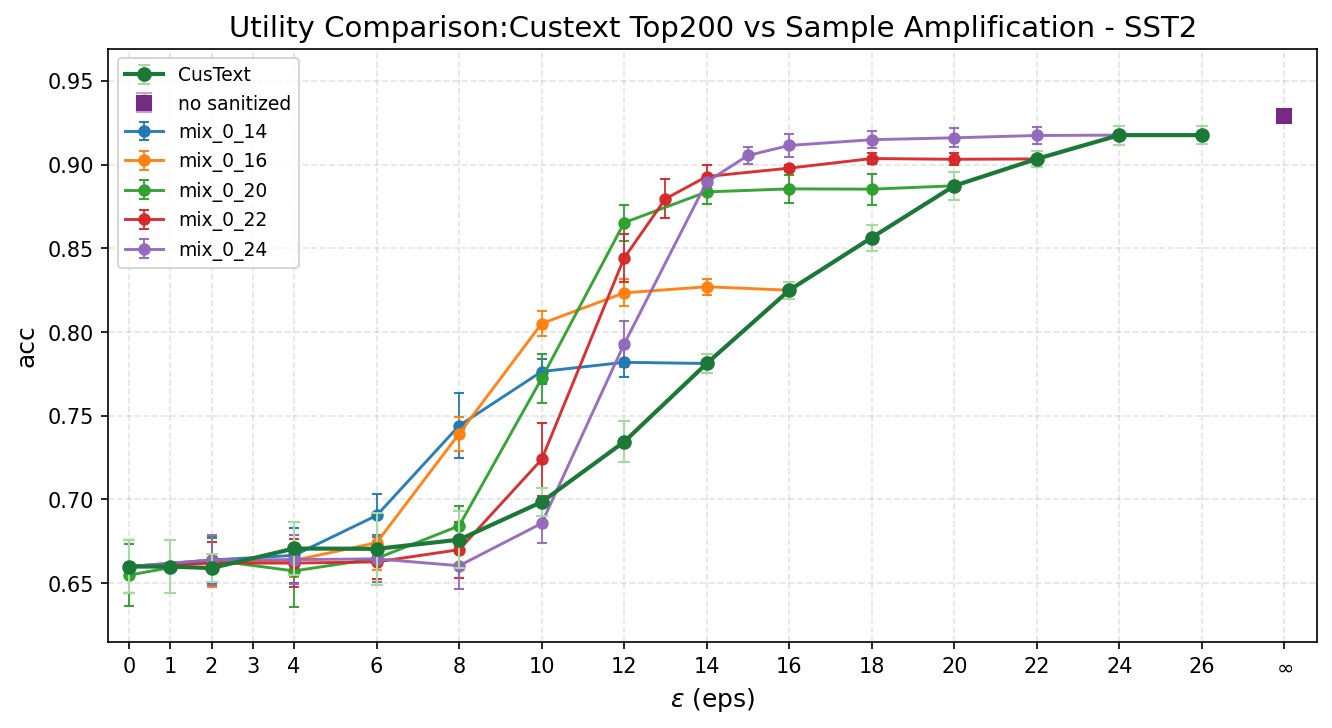

This chart was generated by the following Python code:
#!/usr/bin/env python3
# -*- coding: utf-8 -*-
"""
Custext（acc vs ε）与 mix sample amplification、无脱敏 baseline 对比图。

- 横轴：ε（CusText / mix 用 results_statistics 中的 eps；baseline 为 ∞）
- 纵轴：acc（CSV 列「平均值」，误差棒为「标准差」）
- CusText：experiment_results/results_statistics_topk_200.csv（不绘制 eps=3）
- Baseline（no sanitized）：experiment_results/results_baseline_statistics.csv（eps=inf）
- Mix：experiment_results_sa/mix_*/results_statistics_topk_200.csv（可多组）

用法:
  python3 plot_custext_vs_mix_sample_acc.py
  python3 plot_custext_vs_mix_sample_acc.py --out ./plot_custext_vs_mix_sample_acc.png
"""

import argparse
import math
import os
import re
from pathlib import Path
from typing import List, Optional

import matplotlib.pyplot as plt
import numpy as np
import pandas as pd


def _is_inf_eps(series: pd.Series) -> pd.Series:
    s = series.astype(str).str.strip().str.lower()
    mask_str = s.isin(["inf", "infinity"])
    num = pd.to_numeric(series, errors="coerce")
    arr = num.to_numpy(dtype=float, na_value=np.nan)
    mask_num = np.isinf(arr)
    return pd.Series(mask_str.to_numpy() | mask_num, index=series.index)


def _fmt_eps_num(x: float) -> str:
    if abs(x - round(x)) < 1e-9:
        return str(int(round(x)))
    return str(x)


def mix_folder_to_label(folder_name: str) -> str:
    """mix_0.0_14.0_topk_20 -> mix_0_14。"""
    m = re.match(r"^mix_([\d.]+)_([\d.]+)", folder_name)
    if not m:
        return folder_name
    lo, hi = float(m.group(1)), float(m.group(2))
    return f"mix_{_fmt_eps_num(lo)}_{_fmt_eps_num(hi)}"


def discover_mix_csvs(mixed_root: Path) -> List[Path]:
    paths = sorted(mixed_root.glob("mix_*/results_statistics_topk_200.csv"))
    return [p for p in paths if p.is_file()]


def load_stats_csv(path: Path) -> pd.DataFrame:
    df = pd.read_csv(path)
    req = {"eps", "平均值", "标准差"}
    if not req.issubset(df.columns):
        raise SystemExit(f"{path} 需包含列: {req}")
    return df


DEFAULT_FINITE_XTICKS = (0, 1, 2, 3, 4, 6, 8, 10, 12, 14, 16, 18, 20)


def main():
    root = Path(os.path.dirname(os.path.abspath(__file__)))
    parser = argparse.ArgumentParser(description="Custext vs mix sample: acc vs eps")
    parser.add_argument(
        "--custext",
        type=str,
        default=str(root / "experiment_results" / "results_statistics_topk_200.csv"),
        help="CusText 统计 CSV",
    )
    parser.add_argument(
        "--baseline",
        type=str,
        default=str(root / "experiment_results" / "results_baseline_statistics.csv"),
        help="无脱敏 baseline 统计 CSV（eps=inf）",
    )
    parser.add_argument(
        "--mixed-root",
        type=str,
        default=str(root / "experiment_results_sa"),
        help="含 mix_* 子目录的根路径",
    )
    parser.add_argument(
        "--mix-csv",
        type=str,
        nargs="*",
        default=None,
        help="显式指定若干 results_statistics_topk_20.csv；默认扫描 mixed-root",
    )
    parser.add_argument(
        "--out",
        type=str,
        default=str(root / "plot_custext_vs_mix_sample_acc.png"),
        help="输出图片路径",
    )
    parser.add_argument("--no-baseline", action="store_true", help="不画 no sanitized 点")
    parser.add_argument("--no-errorbar", action="store_true", help="不画标准差误差棒")
    args = parser.parse_args()

    custext_path = Path(args.custext).resolve()
    if not custext_path.is_file():
        raise SystemExit(f"未找到 CusText 统计文件: {custext_path}")

    df_c = load_stats_csv(custext_path)
    inf_m = _is_inf_eps(df_c["eps"])
    df_cf = df_c[~inf_m].copy()
    # CusText 曲线不展示 eps=3（与 mix 等设置对齐或按需省略该点）
    eps_f = pd.to_numeric(df_cf["eps"], errors="coerce")
    df_cf = df_cf[~np.isclose(eps_f, 3.0, rtol=0, atol=1e-9)].copy()

    baseline_row: Optional[pd.Series] = None
    baseline_path = Path(args.baseline).resolve()
    if not args.no_baseline and baseline_path.is_file():
        df_b = load_stats_csv(baseline_path)
        inf_b = _is_inf_eps(df_b["eps"])
        if inf_b.any():
            baseline_row = df_b[inf_b].iloc[0]
        elif len(df_b) == 1:
            baseline_row = df_b.iloc[0]
    elif not args.no_baseline:
        print(f"提示: 未找到 baseline 文件 {baseline_path}，跳过 no sanitized")

    mixed_root = Path(args.mixed_root).resolve()
    if args.mix_csv:
        mix_paths = [Path(p).resolve() for p in args.mix_csv]
    else:
        mix_paths = discover_mix_csvs(mixed_root)
    if not mix_paths:
        raise SystemExit(
            f"未找到 mix 统计 CSV（{mixed_root}/mix_*/results_statistics_topk_20.csv）"
        )

    fig, ax = plt.subplots(figsize=(9, 5))

    max_x = 0.0
    x_inf_plot: Optional[float] = None
    finite_eps_ticks: List[float] = []
    color_custext = "#1b7837"
    color_inf = "#762a83"

    if len(df_cf) > 0:
        eps = df_cf["eps"].astype(float).values
        y = df_cf["平均值"].astype(float).values
        yerr = df_cf["标准差"].astype(float).values
        finite_eps_ticks.extend(float(v) for v in eps if np.isfinite(v))
        max_x = max(max_x, float(np.nanmax(eps)))
        if not args.no_errorbar:
            ax.errorbar(
                eps,
                y,
                yerr=yerr,
                fmt="o-",
                capsize=3,
                markersize=6,
                linewidth=2.0,
                color=color_custext,
                ecolor="#a6dba0",
                elinewidth=1,
                label="CusText",
                zorder=4,
            )
        else:
            ax.plot(
                eps,
                y,
                "o-",
                markersize=6,
                linewidth=2.0,
                color=color_custext,
                label="CusText",
                zorder=4,
            )

    if baseline_row is not None:
        yb = float(baseline_row["平均值"])
        yerr_b = float(baseline_row["标准差"])
        if math.isnan(yerr_b):
            yerr_b = 0.0
        x_inf = max_x + 2.0 if max_x > 0 else 2.0
        x_inf_plot = x_inf
        if not args.no_errorbar and yerr_b > 0:
            ax.errorbar(
                [x_inf],
                [yb],
                yerr=[yerr_b],
                fmt="s",
                capsize=4,
                markersize=7,
                color=color_inf,
                ecolor="#c2a5cf",
                elinewidth=1.2,
                label="no sanitized",
                zorder=5,
            )
        else:
            ax.scatter(
                [x_inf],
                [yb],
                s=70,
                marker="s",
                color=color_inf,
                edgecolors="white",
                linewidths=0.8,
                zorder=5,
                label="no sanitized",
            )
        max_x = max(max_x, x_inf)

    cmap = plt.get_cmap("tab10")
    for i, csv_path in enumerate(mix_paths):
        if not csv_path.is_file():
            raise SystemExit(f"文件不存在: {csv_path}")
        dm = load_stats_csv(csv_path)
        inf_m = _is_inf_eps(dm["eps"])
        dm = dm[~inf_m]
        folder = csv_path.parent.name
        label = mix_folder_to_label(folder)
        xp = dm["eps"].astype(float).values
        yp = dm["平均值"].astype(float).values
        err = dm["标准差"].astype(float).values
        if len(xp):
            finite_eps_ticks.extend(float(v) for v in xp if np.isfinite(v))
            max_x = max(max_x, float(np.nanmax(xp)))
        c = cmap(i % 10)
        if not args.no_errorbar:
            ax.errorbar(
                xp,
                yp,
                yerr=err,
                fmt="o-",
                capsize=2.5,
                markersize=5,
                linewidth=1.4,
                color=c,
                ecolor=c,
                alpha=0.95,
                elinewidth=0.9,
                label=label,
                zorder=3,
            )
        else:
            ax.plot(xp, yp, "o-", markersize=5, linewidth=1.4, color=c, label=label, zorder=3)

    ax.set_xlabel(r"$\epsilon$ (eps)", fontsize=12)
    ax.set_ylabel("acc", fontsize=12)
    ax.set_title("Utility Comparison:Custext Top200 vs Sample Amplification - SST2", fontsize=14)
    ax.grid(True, linestyle="--", alpha=0.35)
    ax.legend(loc="best", fontsize=9)

    all_y: List[float] = []
    if len(df_cf) > 0:
        all_y.extend(df_cf["平均值"].astype(float).tolist())
    if baseline_row is not None:
        all_y.append(float(baseline_row["平均值"]))
    for csv_path in mix_paths:
        dm = load_stats_csv(csv_path)
        inf_m = _is_inf_eps(dm["eps"])
        all_y.extend(dm.loc[~inf_m, "平均值"].astype(float).tolist())

    if all_y:
        lo = max(0.0, float(np.min(all_y)) - 0.04)
        hi = min(1.0, float(np.max(all_y)) + 0.04)
        if hi - lo < 0.08:
            mid = 0.5 * (lo + hi)
            lo, hi = max(0.0, mid - 0.2), min(1.0, mid + 0.2)
        ax.set_ylim(lo, hi)

    ax.set_xlim(-0.5, max_x + 0.8)

    tick_pos = [float(t) for t in DEFAULT_FINITE_XTICKS if t <= max_x + 1e-9]
    extra_tick_pos = sorted(
        {
            float(t)
            for t in finite_eps_ticks
            if t > DEFAULT_FINITE_XTICKS[-1] + 1e-9 and t <= max_x + 1e-9
        }
    )
    for t in extra_tick_pos:
        if not any(np.isclose(t, existing, rtol=0, atol=1e-9) for existing in tick_pos):
            tick_pos.append(t)
    tick_lbl = [_fmt_eps_num(t) for t in tick_pos]
    if x_inf_plot is not None:
        tick_pos.append(x_inf_plot)
        tick_lbl.append(r"$\infty$")
    ax.set_xticks(tick_pos)
    ax.set_xticklabels(tick_lbl)

    fig.tight_layout()
    out_path = Path(args.out).resolve()
    out_path.parent.mkdir(parents=True, exist_ok=True)
    fig.savefig(out_path, dpi=150, bbox_inches="tight")
    print(f"Saved: {out_path}")
    plt.close(fig)


if __name__ == "__main__":
    main()
